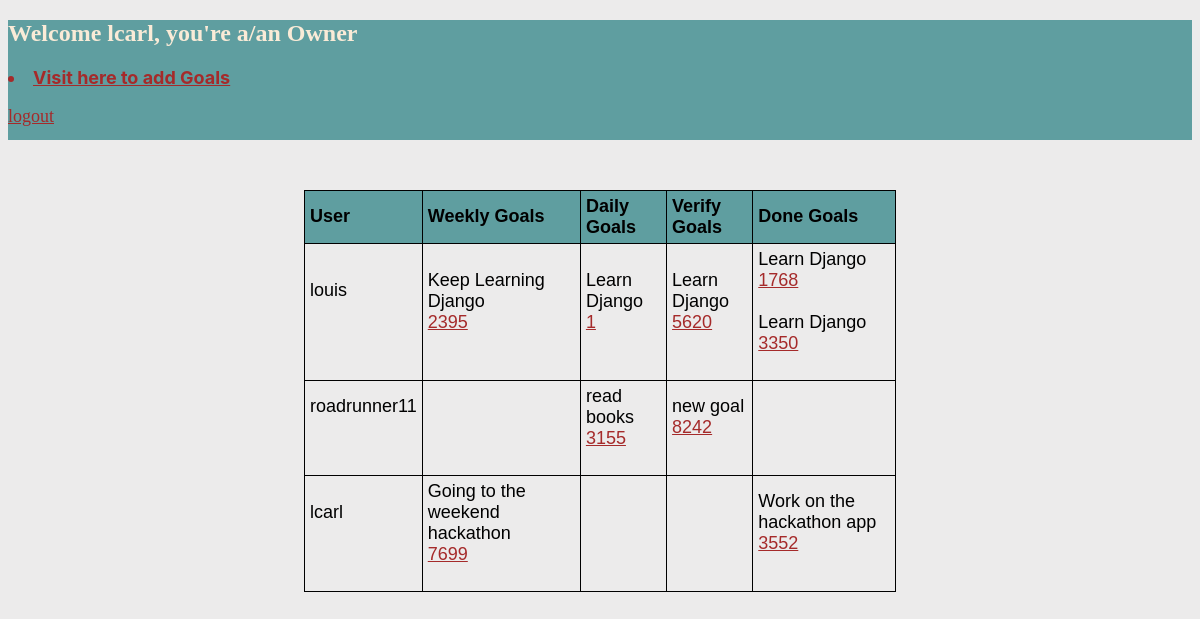
The page /afordeal88scrumy/home (signed in) on the database its author committed.
### afordeal88scrumy/models.py (models this page shows, shortened)
class ScrumyGoals(models.Model):
    goal_name = models.CharField(max_length=255)
    goal_id = models.IntegerField(default=30)
    created_by = models.CharField(max_length=30)
    moved_by = models.CharField(max_length=30)
    owner = models.CharField(max_length=30)
    goal_status = models.ForeignKey(
        GoalStatus,
        on_delete = models.PROTECT, null= True)
    user = models.ForeignKey(
        User,
        related_name='user',
        on_delete= models.PROTECT)

### afordeal88scrumy/views.py (the view)
# urls.py: 2. Add a URL to urlpatterns:  path('', views.home, name='home')
@login_required(login_url='accounts/login/')
def home(request):
    goals = ScrumyGoals.objects.filter(goal_name='Keep Learning Django')
    users = User.objects.all()
    weekly = GoalStatus.objects.get(status_name="Weekly Goal")
    weekly = weekly.scrumygoals_set.all()
    daily = GoalStatus.objects.get(status_name="Daily Goal")
    daily = daily.scrumygoals_set.all()
    verify = GoalStatus.objects.get(status_name="Verify Goal")
    verify = verify.scrumygoals_set.all()
    done = GoalStatus.objects.get(status_name="Done Goal")
    done = done.scrumygoals_set.all()
    current_user = request.user
    group = None
    if current_user.username == 'louis':
        group = group
    else:
        group = current_user.groups.all()[0]
    context = {
        'goals':goals,
        'users':users,
        'weekly':weekly,
        'daily':daily,
        'verify':verify,
        'done':done,
        'current_user':current_user,
        'group':group,
    }
    output = ', '.join([goal.goal_name for goal in goals])
    return render(request, "afordeal88scrumy/home.html", context)

### afordeal88scrumy/templates/afordeal88scrumy/home.html (shortened to what this page needs)
<!DOCTYPE html>
<html lang="en">
    <head>
    </head>
    <body>
        <div id = 'head'>
         <h2>Welcome {{current_user}},
            {%if current_user.username == 'louis'%} You are the Super Admin
            {%else%}
            you're a/an {{group}}
            {%endif%}
        </h2>
        <li class="addgoal"><a href="{% url 'add goal' %}"> Visit here to add Goals </a></li><br>
        {% if current_user.is_authenticated %}
            <a class="logt" href="{% url 'logout' %}">logout</a>
        {%endif%}
        </div>
        <div>
            <table>
                <thead class="head">
                    <tr>
                        <th>User</th>
                        <th>Weekly Goals</th>
                        <th>Daily Goals</th>
                        <th>Verify Goals</th>
                        <th>Done Goals</th>
                    </tr>
                </thead>
                <tbody>
                   {%for user in users%}
                    <tr>
                        <td>
                            {{user}}<br><br><br>
                        </td>
                        <td>
                            {%for week in weekly%}
                            {% if user == week.user%}
                            {{week.goal_name}}<br>
                            <a href="{% url 'move goal' week.goal_id %}">{{week.goal_id}} </a><br><br>
                            {%endif%}
                            {%endfor%}
                        </td>
                        <td>
                            {%for day in daily%}
                            {% if user == day.user%}
                            {{day.goal_name}} <br>
                            <a href="{% url 'move goal' day.goal_id %}">{{day.goal_id}} </a><br><br>
                            {%endif%}
                            {%endfor%}
                        </td>
                        <td>
                            {%for ver in verify%}
                            {% if user == ver.user%}
                            {{ver.goal_name}} <br>
                            <a href="{% url 'move goal' ver.goal_id %}">{{ver.goal_id}} </a>  <br> <br>
                            {%endif%}
                            {%endfor%}
                        </td>
                        <td>
                            {%for don in done%}
                            {% if user == don.user%}
                            {{don.goal_name}} <br>
                            <a href="{% url 'move goal' don.goal_id %}">{{don.goal_id}} </a><br><br>
                            {%endif%}
                            {%endfor%}
                        </td>
                    </tr>
                    {%endfor%}
                </tbody>
            </table>
        </div>
    </body>
</html>

### afordeal88scrumy/templates/afordeal88scrumy/home.html (style rules this page uses)
body { background-color: rgb(236, 235, 235); }
table { width: 50%; height: 100px; margin:50px auto; font-size: large; font-family: Verdana, Geneva, Tahoma, sans-serif; }
table, th, td { border: 1px solid black; border-collapse: collapse; }
th, td { padding: 5px; text-align: left; }
thead { background-color: cadetblue; }
li.addgoal { font-size: large; font-family: -apple-system, BlinkMacSystemFont, 'Segoe UI', Roboto, Oxygen, Ubuntu, Cantarell, 'Open Sans', 'Helvetica Neue', sans-serif; font-weight: bold; color: brown; }
div#head { width: 100%; height: 120px; color: antiquewhite; background-color: cadetblue; }
a { color: brown; font-size: large; }

### rows shown on the page
ScrumyGoals: goal_name "Keep Learning Django", goal_id "2395"
ScrumyGoals: goal_name "Learn Django", goal_id "1"
ScrumyGoals: goal_name "Learn Django", goal_id "5620"
ScrumyGoals: goal_name "Learn Django", goal_id "1768"
ScrumyGoals: goal_name "Learn Django", goal_id "3350"
ScrumyGoals: goal_name "read books", goal_id "3155"
ScrumyGoals: goal_name "new goal", goal_id "8242"
ScrumyGoals: goal_name "Going to the weekend hackathon", goal_id "7699"
ScrumyGoals: goal_name "Work on the hackathon app", goal_id "3552"

### other values the page prints
{{ current_user }} "lcarl"
{{ group }} "Owner"
{{ user }} "louis"
{{ user }} "roadrunner11"
{{ user }} "lcarl"
